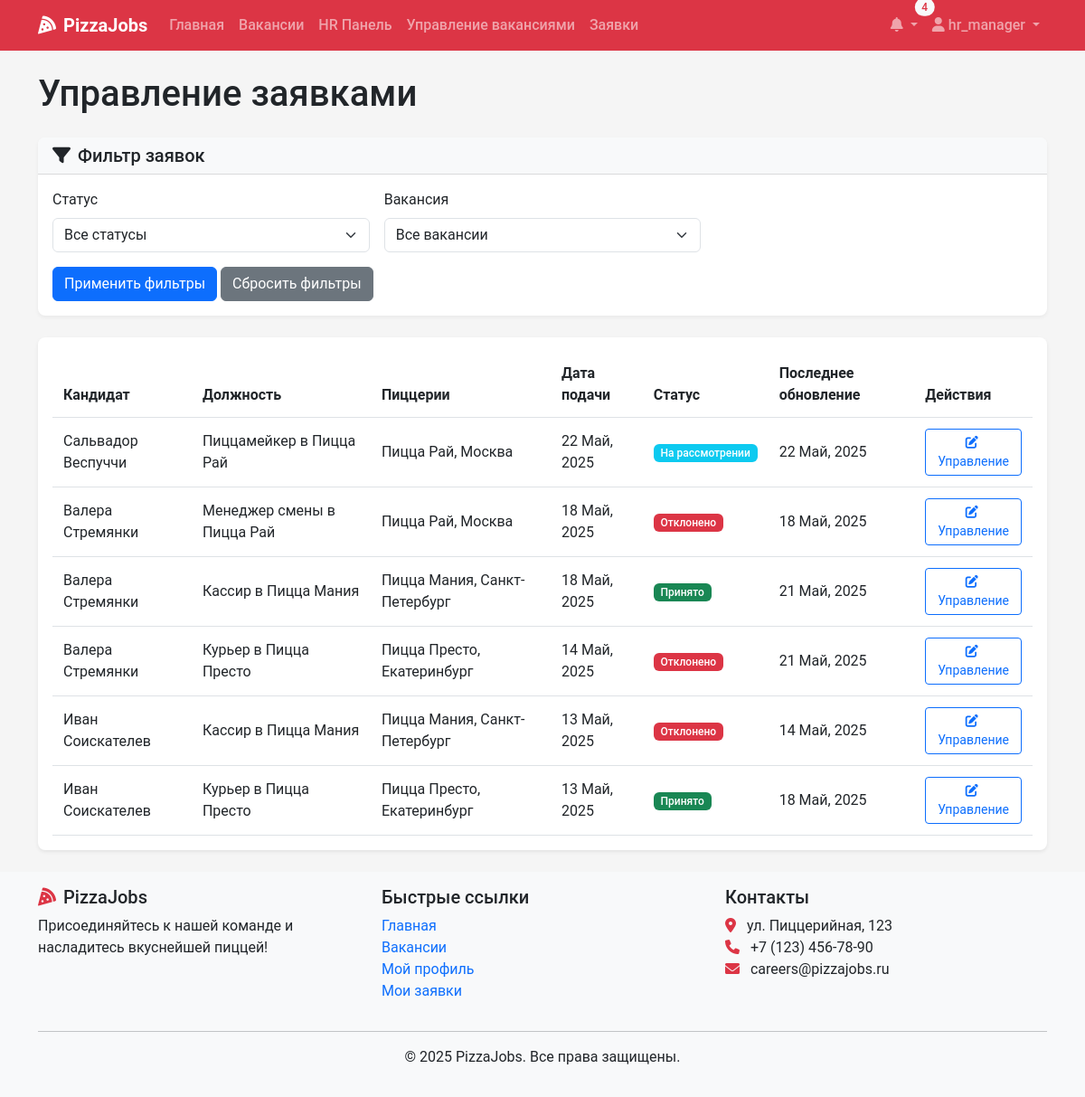
Before: /applications/ (signed in) with the older database file.
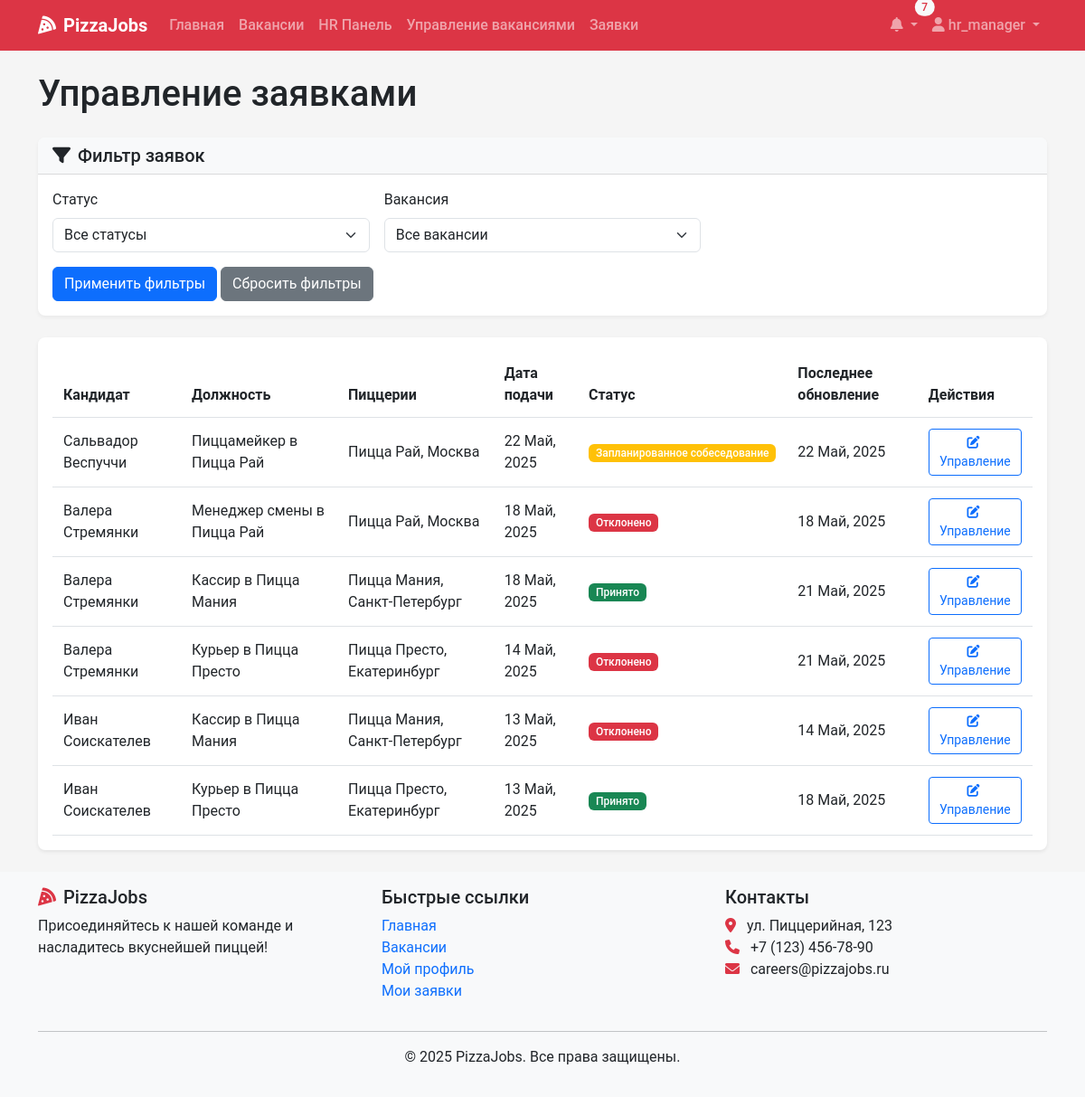
After: the same page with the newer database file.
### recruitment/models.py (models this page shows, shortened)
class Application(models.Model):
    vacancy = models.ForeignKey(Vacancy, on_delete=models.CASCADE, related_name='applications')
    user = models.ForeignKey(User, on_delete=models.CASCADE, related_name='applications')
    resume = models.ForeignKey(Resume, on_delete=models.SET_NULL, null=True, blank=True, related_name='applications')
    cover_letter = models.TextField(blank=True, null=True)
    status = models.CharField(max_length=20, choices=ApplicationStatus.choices, default=ApplicationStatus.NEW)
    applied_at = models.DateTimeField(auto_now_add=True)
    updated_at = models.DateTimeField(auto_now=True)

class Vacancy(models.Model):
    title = models.CharField(max_length=100)
    position_type = models.ForeignKey(PositionType, on_delete=models.CASCADE, related_name='vacancies')
    restaurants = models.ManyToManyField(Restaurant, related_name='vacancies')
    description = models.TextField()
    requirements = models.TextField()
    responsibilities = models.TextField()
    conditions = models.TextField()
    salary_min = models.DecimalField(max_digits=10, decimal_places=2, null=True, blank=True)
    salary_max = models.DecimalField(max_digits=10, decimal_places=2, null=True, blank=True)
    is_active = models.BooleanField(default=True)
    created_at = models.DateTimeField(auto_now_add=True)
    updated_at = models.DateTimeField(auto_now=True)
    created_by = models.ForeignKey(User, on_delete=models.SET_NULL, null=True, related_name='created_vacancies')
    class Meta:
        verbose_name_plural = "Vacancies"

class Restaurant(models.Model):
    name = models.CharField(max_length=100)
    address = models.CharField(max_length=255)
    city = models.CharField(max_length=100)
    manager = models.ForeignKey(User, on_delete=models.SET_NULL, null=True, blank=True, related_name='managed_restaurants')

### recruitment/views.py (the view, shortened to what this page needs)
# urls.py: path('applications/', views.application_list, name='application_list'),
@login_required
def application_list(request):
    user_profile = get_object_or_404(UserProfile, user=request.user)
    if user_profile.role == UserRole.CANDIDATE:
        applications = Application.objects.filter(user=request.user).order_by('-applied_at')
        quick_applications = []
    elif user_profile.role == UserRole.HR_MANAGER:
        applications = Application.objects.all().order_by('-applied_at')
        quick_applications = QuickApplication.objects.all().order_by('-created_at')
    else:
        applications = Application.objects.all().order_by('-applied_at')
        quick_applications = QuickApplication.objects.all().order_by('-created_at')
    status_filter = request.GET.get('status', '')
    if status_filter:
        applications = applications.filter(status=status_filter)
    vacancy_filter = request.GET.get('vacancy', '')
    if vacancy_filter:
        applications = applications.filter(vacancy__id=vacancy_filter)
    paginator = Paginator(applications, 20)
    page_number = request.GET.get('page')
    page_obj = paginator.get_page(page_number)
    if user_profile.role == UserRole.RESTAURANT_MANAGER:
        vacancies = Vacancy.objects.filter(restaurants__manager=request.user)
    else:
        vacancies = Vacancy.objects.all()
    context = {
        'page_obj': page_obj,
        'statuses': ApplicationStatus.choices,
        'vacancies': vacancies,
        'selected_status': status_filter,
        'selected_vacancy': vacancy_filter,
    }
    return render(request, 'applications/list.html', context)

### recruitment/context_processors.py (called while the page is built)
def notifications_processor(request):
    if request.user.is_authenticated:
        unread_count = Notification.objects.filter(user=request.user, read=False).count()
        latest_notifs = Notification.objects.filter(user=request.user).order_by('-created_at')[:5]
    else:
        unread_count = 0
        latest_notifs = []
    return {
        'unread_count': unread_count,
        'latest_notifications': latest_notifs,
    }

### templates/applications/list.html (shortened to what the changed rows need)
{% extends 'base.html' %}
{% block content %}
<div class="container">
    <h1 class="mb-4">
        {% if user.profile.role == 'CANDIDATE' %}
            Мои заявки
        {% else %}
            Управление заявками
        {% endif %}
    </h1>
    <div class="card shadow">
        <div class="card-body">
            {% if page_obj %}
                <div class="table-responsive">
                    <table class="table table-hover align-middle">
                        <thead>
                            <tr>
                                {% if user.profile.role != 'CANDIDATE' %}
                                    <th>Кандидат</th>
                                {% endif %}
                                <th>Должность</th>
                                <th>Пиццерии</th>
                                <th>Дата подачи</th>
                                <th>Статус</th>
                                <th>Последнее обновление</th>
                                <th>Действия</th>
                            </tr>
                        </thead>
                        <tbody>
                            {% for application in page_obj %}
                                <tr>
                                    {% if user.profile.role != 'CANDIDATE' %}
                                        <td>
                                            {% if application.user %}
                                                {{ application.user.get_full_name }}
                                            {% else %}
                                                {{ application.full_name }}
                                                <span class="badge bg-info">Быстрый отклик</span>
                                            {% endif %}
                                        </td>
                                    {% endif %}
                                    <td>{{ application.vacancy.title }}</td>
                                    <td>
                                        {% if application.vacancy.restaurants.count == 1 %}
                                            {{ application.vacancy.restaurants.first.name }}, {{ application.vacancy.restaurants.first.city }}
                                        {% else %}
                                            Несколько ({{ application.vacancy.restaurants.count }})
                                        {% endif %}
                                    </td>
                                    <td>{{ application.applied_at|date:"d M, Y" }}</td>
                                    <td>
                                        <span class="badge {% if application.status == 'NEW' %}bg-primary{% elif application.status == 'REVIEWING' %}bg-info{% elif application.status == 'INTERVIEW_SCHEDULED' %}bg-warning{% elif application.status == 'ACCEPTED' %}bg-success{% elif application.status == 'REJECTED' %}bg-danger{% else %}bg-secondary{% endif %}">
                                            {{ application.get_status_display }}
                                        </span>
                                    </td>
                                    <td>{{ application.updated_at|date:"d M, Y" }}</td>
                                    <td>
                                        <a href="{% url 'application_detail' application.id %}" class="btn btn-sm btn-outline-primary">
                                            {% if user.profile.role == 'CANDIDATE' %}
                                                <i class="fas fa-eye me-1"></i>Просмотр
                                            {% else %}
                                                <i class="fas fa-edit me-1"></i>Управление
                                            {% endif %}
                                        </a>
                                    </td>
                                </tr>
                            {% endfor %}
                        </tbody>
                    </table>
                </div>
            {% endif %}
        </div>
    </div>
</div>
{% endblock %}

### templates/base.html (shortened to what the changed rows need)
<!DOCTYPE html>
<html lang="ru">
<head>
    <link href="https://cdn.jsdelivr.net/npm/bootstrap@5.3.0-alpha1/dist/css/bootstrap.min.css" rel="stylesheet">
    <link rel="stylesheet" href="https://cdnjs.cloudflare.com/ajax/libs/font-awesome/6.0.0/css/all.min.css">
    <link rel="stylesheet" href="/static/css/main.css">
</head>
<body>
    <nav class="navbar navbar-expand-lg navbar-dark bg-danger sticky-top">
        <div class="container">
            <div class="collapse navbar-collapse" id="navbarNav">
                <ul class="navbar-nav">
                    {% if user.is_authenticated %}
                        <li class="nav-item dropdown">
                            <a class="nav-link dropdown-toggle position-relative" href="#" id="notificationDropdown" role="button" data-bs-toggle="dropdown">
                                <i class="fas fa-bell"></i>
                                {% if unread_count %}
                                    <span class="badge rounded-pill bg-light text-danger position-absolute top-0 start-100 translate-middle">
                                        {{ unread_count }}
                                    </span>
                                {% endif %}
                            </a>
                        </li>
                    {% endif %}
                </ul>
            </div>
        </div>
    </nav>
    <main class="py-4">
        {% block content %}{% endblock %}
    </main>
</body>
</html>

Changed rows visible on the page:
changed Application "Сальвадор Веспуччи": status "На рассмотрении" → "Запланированное собеседование"
Other visible differences:
{{ unread_count }}: "4" → "7"
